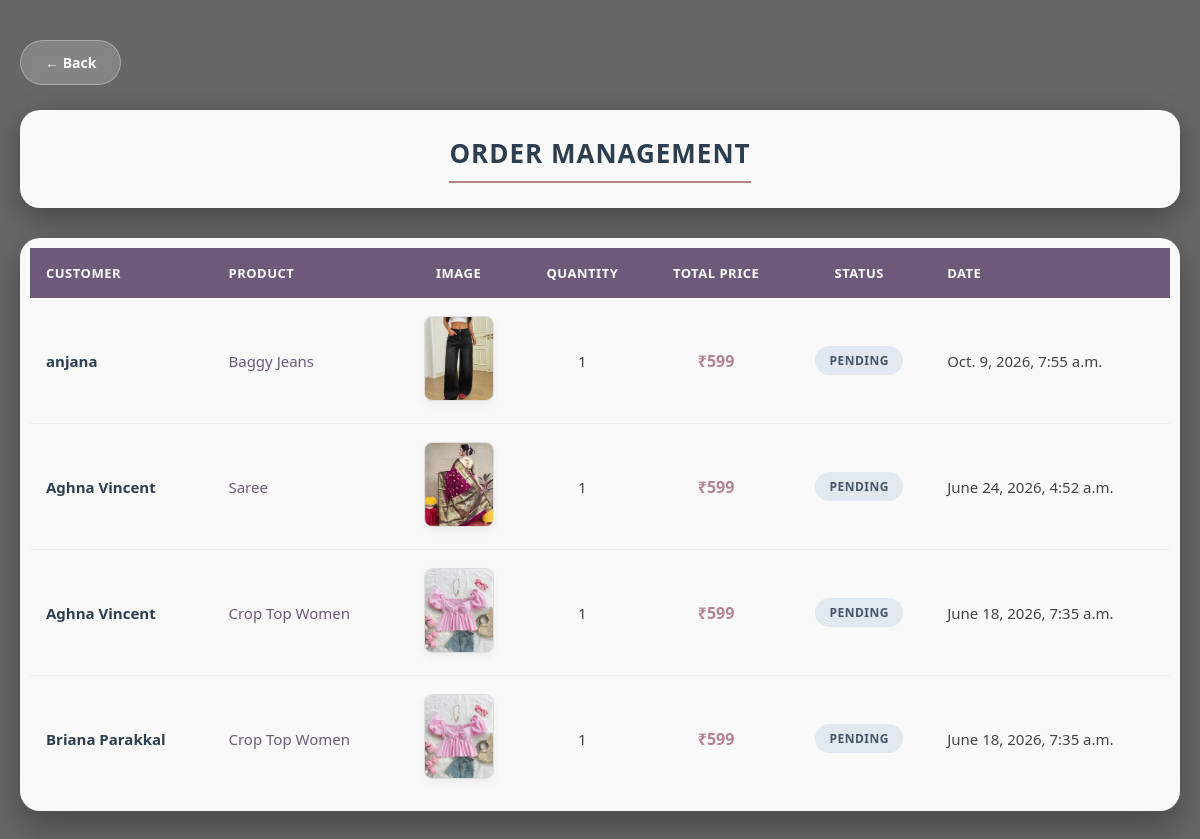
Screenshot of /orderlist_owner/ (signed in) with the database file from the repository.
### specksapp/models.py (models this page shows)
class order(models.Model):
    user=models.ForeignKey(Register,on_delete=models.CASCADE)
    products=models.ForeignKey(dress,on_delete=models.CASCADE)
    quantity=models.IntegerField(default=1)
    total_price=models.IntegerField(null=True,blank=True)
    added_at=models.DateTimeField(auto_now_add=True)
    status = models.CharField(max_length=50, default='Pending',null=True,blank=True)
    ordered_date = models.DateTimeField(auto_now_add=True,null=True,blank=True)

class Register(models.Model):
    name = models.CharField(max_length=25,null=True,blank=True)
    address = models.CharField(max_length=50,null=True,blank=True)
    Gender_choices =[
        ('M','male'),
        ('F','female'),
        ('O','other')
    ]
    gender = models.CharField(max_length=8,choices=Gender_choices,null=True,blank=True)
    phone = models.IntegerField(null=True,blank=True)
    email = models.EmailField(max_length=100,unique=True)
    password = models.CharField(max_length=25,null=True,blank=True)
    image = models.FileField(upload_to='images/',null=True,blank=True)

class dress(models.Model):
    name =  models.CharField(max_length=25,null=True,blank=True)
    user = models.ForeignKey('shopowner_register',on_delete=models.CASCADE,null=True,blank=True)
    price = models.IntegerField(null=True,blank=True)
    brand = models.CharField(max_length=25,null=True,blank=True)
    size = models.CharField(null=True,blank=True)
    material = models.CharField(max_length=25,null=True,blank=True)
    neckline = models.CharField(max_length=25,null=True,blank=True)
    sleeve_length = models.CharField(max_length=25,null=True,blank=True)
    length = models.CharField(null=True,blank=True)
    color = models.CharField(max_length=25,null=True,blank=True)
    pattern = models.CharField(max_length=25,null=True,blank=True)
    image = models.FileField(upload_to='images/',null=True,blank=True)
    discription =  models.CharField(max_length=150,null=True,blank=True)
    quantity = models.IntegerField(default=50)

### specksapp/views.py (the view)
# urls.py: path('orderlist_owner/', views.orderlist_owner, name='orderlist_owner'),
def orderlist_owner(request):
    if 'email' not in request.session:
        return redirect('owner_login')
    email = request.session['email']
    owner = models.shopowner_register.objects.get(email=email)
    orders = models.order.objects.filter(
        products__user=owner
    ).order_by('-ordered_date')
    return render(request, 'orderlist_owner.html', {
        'user': owner,
        'orders': orders,
    })

### specksapp/templates/orderlist_owner.html (shortened to what this page needs)
<!DOCTYPE html>
<html lang="en">
<head>
</head>
<body>
<div class="container">
    <a href="javascript:history.back()" class="back-btn">
        &#8592; Back
    </a>
    <div class="header-box">
        <h1>Order Management</h1>
    </div>
    {% if orders %}
    <div class="table-responsive">
        <table>
            <thead>
                <tr>
                    <th>Customer</th>
                    <th>Product</th>
                    <th>Image</th>
                    <th>Quantity</th>
                    <th>Total Price</th>
                    <th>Status</th>
                    <th>Date</th>
                </tr>
            </thead>
            <tbody>
                {% for i in orders %}
                <tr>
                    <td class="customer-name">{{ i.user.name }}</td>
                    <td class="product-title">{{ i.products.name }}</td>
                    <td>
                        {% if i.products.image %}
                            <img src="{{ i.products.image.url }}" class="product-img" alt="Garment item">
                        {% else %}
                            <img src="https://images.unsplash.com/photo-1539109136881-3be0616acf4b?q=80&w=150&auto=format&fit=crop" class="product-img" alt="Placeholder">
                        {% endif %}
                    </td>
                    <td>{{ i.quantity }}</td>
                    <td class="price-tag">₹{{ i.total_price }}</td>
                    <td>
                        <span class="status-badge">{{ i.status }}</span>
                    </td>
                    <td>{{ i.ordered_date }}</td>
                </tr>
                {% endfor %}
            </tbody>
        </table>
    </div>
    {% else %}
    <div class="empty-state">
        <h2>No Orders Received Yet</h2>
        <p style="color: #666; margin-top: 8px;">Once customers purchase products from your shop, their entries will show up here.</p>
    </div>
    {% endif %}
</div>
</body>
</html>

### specksapp/templates/orderlist_owner.html (style rules this page uses)
* { margin: 0; padding: 0; box-sizing: border-box; font-family: 'Segoe UI', Arial, sans-serif; }
body { background: linear-gradient(rgba(0, 0, 0, 0.6), rgba(0, 0, 0, 0.6)), url('https://images.unsplash.com/photo-1441986300917-64674bd600d8?auto=format&fit=crop&w=1950&q=80') no-repeat center center fixed; background-size: cover; min-height: 100vh; padding: 40px 20px; }
.container { max-width: 1200px; margin: auto; }
.back-btn { display: inline-flex; align-items: center; gap: 8px; text-decoration: none; color: white; font-weight: 600; background: rgba(255, 255, 255, 0.2); backdrop-filter: blur(10px); padding: 12px 24px; border-radius: 30px; border: 1px solid rgba(255, 255, 255, 0.3); transition: all 0.3s ease; font-size: 14px; margin-bottom: 25px; }
.header-box { background: rgba(255, 255, 255, 0.96); padding: 25px 35px; border-radius: 20px; margin-bottom: 30px; box-shadow: 0 10px 30px rgba(0, 0, 0, 0.3); text-align: center; }
.header-box h1 { color: #2c3e50; font-size: 26px; font-weight: 600; letter-spacing: 1px; text-transform: uppercase; border-bottom: 2px solid #b5838d; padding-bottom: 10px; display: inline-block; }
.table-responsive { background: rgba(255, 255, 255, 0.96); border-radius: 20px; overflow: hidden; box-shadow: 0 15px 35px rgba(0, 0, 0, 0.3); padding: 10px; }
table { width: 100%; border-collapse: collapse; background: transparent; }
th { background: #6d597a; color: white; padding: 16px; font-weight: 600; text-transform: uppercase; font-size: 13px; letter-spacing: 0.5px; text-align: left; }
th:nth-child(3), td:nth-child(3), th:nth-child(4), td:nth-child(4), th:nth-child(5), td:nth-child(5), th:nth-child(6), td:nth-child(6) { text-align: center; }
td { padding: 18px 16px; color: #444; font-size: 15px; border-bottom: 1px solid #eee; vertical-align: middle; }
tr:last-child td { border-bottom: none; }
.product-img { width: 70px; height: 85px; object-fit: cover; border-radius: 8px; border: 1px solid #ddd; box-shadow: 0 4px 8px rgba(0,0,0,0.05); }
.customer-name { font-weight: 600; color: #2c3e50; }
.product-title { font-weight: 500; color: #6d597a; }
.price-tag { font-weight: 700; color: #b5838d; font-size: 16px; }
.status-badge { display: inline-block; padding: 6px 14px; border-radius: 20px; font-size: 12px; font-weight: 600; text-transform: uppercase; letter-spacing: 0.5px; background: #e2e8f0; color: #475569; }

### rows the page displays
order: user.name "anjana", products.name "Baggy Jeans", products.image (picture), quantity "1", total_price "599", status "PENDING", ordered_date "Oct. 9, 2026, 7:55 a.m."
order: user.name "Aghna Vincent", products.name "Saree", products.image (picture), quantity "1", total_price "599", status "PENDING", ordered_date "June 24, 2026, 4:52 a.m."
order: user.name "Aghna Vincent", products.name "Crop Top Women", products.image (picture), quantity "1", total_price "599", status "PENDING", ordered_date "June 18, 2026, 7:35 a.m."
order: user.name "Briana Parakkal", products.name "Crop Top Women", products.image (picture), quantity "1", total_price "599", status "PENDING", ordered_date "June 18, 2026, 7:35 a.m."
